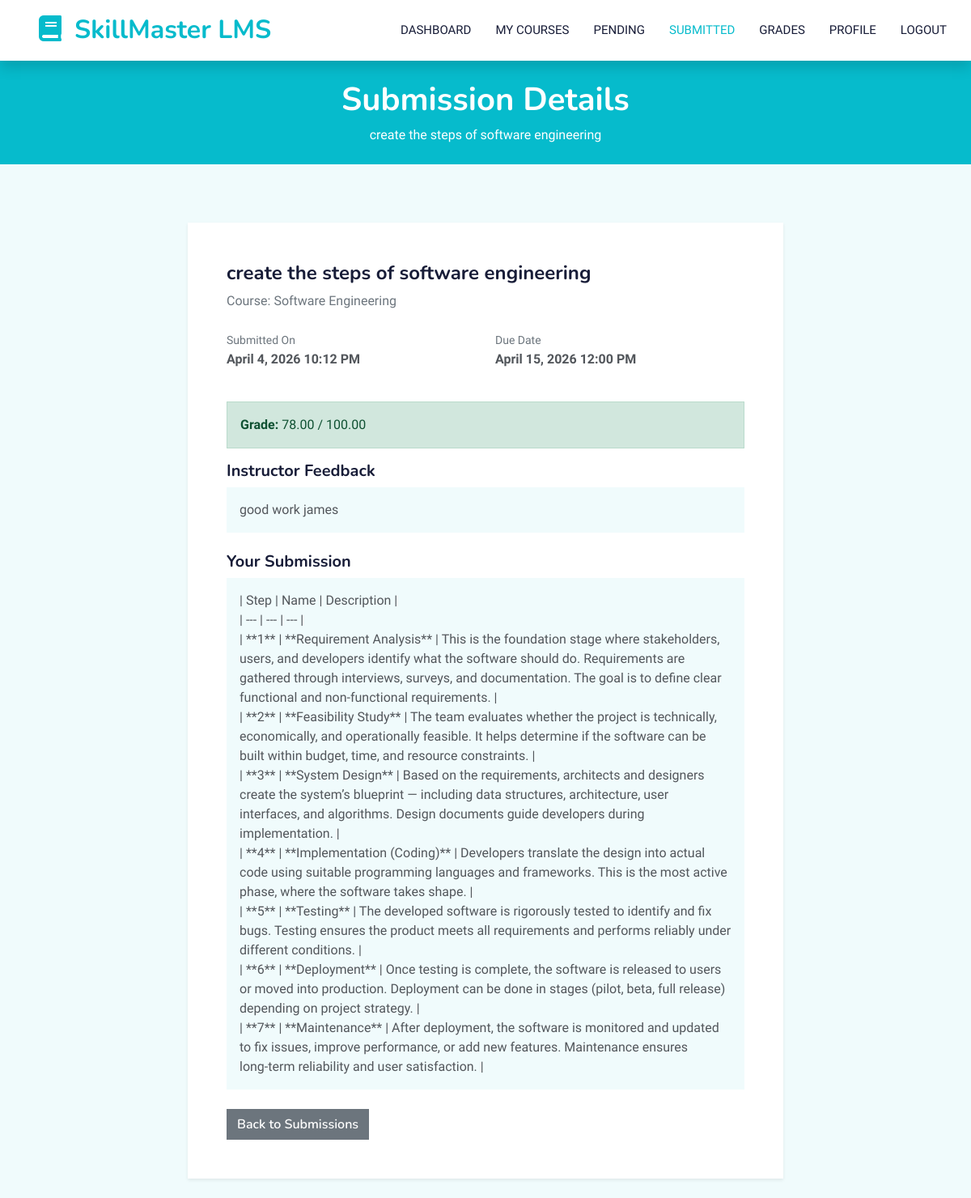
Page /student/assignments/view-submission.php?id=7 (signed in) on the committed database.
### tables this page shows
CREATE TABLE `submissions` (
  `id` bigint(20) NOT NULL,
  `assignment_id` bigint(20) NOT NULL,
  `student_id` bigint(20) NOT NULL,
  `submission_text` text DEFAULT NULL,
  `submitted_at` timestamp NOT NULL DEFAULT current_timestamp(),
  `is_late` tinyint(1) DEFAULT 0,
  `status` enum('submitted','graded','late','resubmitted') DEFAULT 'submitted',
  `grade` decimal(5,2) DEFAULT NULL,
  `feedback` text DEFAULT NULL,
  `graded_by` bigint(20) DEFAULT NULL,
  `graded_at` datetime DEFAULT NULL
);

CREATE TABLE `assignments` (
  `id` bigint(20) NOT NULL,
  `course_id` bigint(20) NOT NULL,
  `instructor_id` bigint(20) DEFAULT NULL,
  `title` varchar(200) NOT NULL,
  `description` text DEFAULT NULL,
  `due_date` datetime NOT NULL,
  `max_points` decimal(5,2) DEFAULT 100.00,
  `created_at` timestamp NOT NULL DEFAULT current_timestamp(),
  `deleted_at` timestamp NULL DEFAULT NULL
);

CREATE TABLE `courses` (
  `id` bigint(20) NOT NULL,
  `title` varchar(200) NOT NULL,
  `slug` varchar(200) NOT NULL,
  `code` varchar(20) NOT NULL,
  `description` text DEFAULT NULL,
  `short_description` varchar(500) DEFAULT NULL,
  `category_id` bigint(20) DEFAULT NULL,
  `instructor_id` bigint(20) DEFAULT NULL,
  `price` decimal(10,2) DEFAULT 0.00,
  `thumbnail` varchar(255) DEFAULT NULL,
  `credits` int(11) DEFAULT 3,
  `start_date` date DEFAULT NULL,
  `end_date` date DEFAULT NULL,
  `status` enum('draft','pending_approval','published','archived','rejected') NOT NULL DEFAULT 'draft',
  `max_students` int(11) DEFAULT 50,
  `enrollment_count` int(11) DEFAULT 0,
  `syllabus` text DEFAULT NULL,
  `created_by` bigint(20) DEFAULT NULL,
  `created_at` timestamp NOT NULL DEFAULT current_timestamp(),
  `updated_at` timestamp NOT NULL DEFAULT current_timestamp() ON UPDATE current_timestamp(),
  `deleted_at` timestamp NULL DEFAULT NULL
);

### src/Database/Connection.php (called while the page is built, shortened)
<?php
class Connection
{
    private static $instance = null;
    private $connection;
    private function __construct()
    {
        try {
            $dsn = sprintf(
                'mysql:host=%s;dbname=%s;charset=%s',
                DB_HOST,
                DB_NAME,
                DB_CHARSET
            );
            $options = [
                PDO::ATTR_ERRMODE => PDO::ERRMODE_EXCEPTION,
                PDO::ATTR_DEFAULT_FETCH_MODE => PDO::FETCH_ASSOC,
                PDO::ATTR_EMULATE_PREPARES => false,
                PDO::MYSQL_ATTR_INIT_COMMAND => "SET NAMES " . DB_CHARSET
            ];
            $this->connection = new PDO($dsn, DB_USER, DB_PASS, $options);
        } catch (PDOException $e) {
            if (DEBUG_MODE) {
                die("Database connection failed: " . $e->getMessage());
            } else {
                error_log("Database connection failed: " . $e->getMessage());
                die("A database error occurred. Please try again later.");
            }
        }
    }
    public static function getInstance()
    {
        if (self::$instance === null) {
            self::$instance = new self();
        }
        return self::$instance;
    }
    public function getConnection()
    {
        return $this->connection;
    }
}

### src/Services/FileUploadService.php (called while the page is built, shortened)
<?php
class FileUploadService
{
    public function __construct($uploadPath = null, $allowedTypes = null, $maxSize = null)
    {
        $this->uploadPath = $uploadPath ?: UPLOAD_PATH;
    }
}

### src/Services/EmailService.php (called while the page is built, shortened)
<?php
class EmailService
{
    public function __construct()
    {
        $this->mail = new PHPMailer(true);
        $this->isConfigured = $this->checkConfiguration();
    }
    private function checkConfiguration()
    {
        return !empty(SMTP_USERNAME) && !empty(SMTP_PASSWORD);
    }
}

### src/Models/Submission.php (called while the page is built, shortened)
<?php
class Submission
{
    private $db;
    private $table = 'submissions';
    public function __construct()
    {
        $this->db = Connection::getInstance()->getConnection();
    }
    public function getById($id)
    {
        $stmt = $this->db->prepare("
            SELECT s.*, a.title as assignment_title, a.max_points, a.due_date,
                   c.title as course_title, c.id as course_id,
                   CONCAT(u.first_name, ' ', u.last_name) as student_name,
                   u.email as student_email,
                   CONCAT(g.first_name, ' ', g.last_name) as grader_name
            FROM {$this->table} s
            LEFT JOIN assignments a ON s.assignment_id = a.id
            LEFT JOIN courses c ON a.course_id = c.id
            LEFT JOIN users u ON s.student_id = u.id
            LEFT JOIN users g ON s.graded_by = g.id
            WHERE s.id = ?
        ");
        $stmt->execute([$id]);
        return $stmt->fetch();
    }
}

### public/student/assignments/view-submission.php (the view, shortened to what this page needs)
<?php
$submissionId = isset($_GET['id']) ? (int)$_GET['id'] : 0;
$submissionModel = new Submission();
$submission = $submissionModel->getById($submissionId);
?>
<!DOCTYPE html>
<html lang="en">
<head>
    <link href="https://cdnjs.cloudflare.com/ajax/libs/font-awesome/5.10.0/css/all.min.css" rel="stylesheet">
    <link href="https://cdn.jsdelivr.net/npm/bootstrap-icons@1.4.1/font/bootstrap-icons.css" rel="stylesheet">
    <link href="../../assets/css/bootstrap.min.css" rel="stylesheet">
    <link href="../../assets/css/style.css" rel="stylesheet">
</head>
<body style="background-color: #F0FBFC;">
    <nav class="navbar navbar-expand-lg bg-white navbar-light shadow sticky-top p-0">
        <a href="../index.php" class="navbar-brand d-flex align-items-center px-4 px-lg-5">
            <h2 class="m-0 text-primary"><i class="fa fa-book me-3"></i><?php echo APP_NAME; ?></h2>
        </a>
        <div class="collapse navbar-collapse" id="navbarCollapse">
            <div class="navbar-nav ms-auto p-4 p-lg-0">
                <a href="../index.php" class="nav-item nav-link">Dashboard</a>
                <a href="../courses/enrolled.php" class="nav-item nav-link">My Courses</a>
                <a href="pending.php" class="nav-item nav-link">Pending</a>
                <a href="submitted.php" class="nav-item nav-link active">Submitted</a>
                <a href="grades.php" class="nav-item nav-link">Grades</a>
                <a href="../profile/index.php" class="nav-item nav-link">Profile</a>
                <a href="../../logout.php" class="nav-item nav-link">Logout</a>
            </div>
        </div>
    </nav>
    <div class="container-fluid bg-primary py-4 mb-5" style="background-color: #06BBCC !important;">
        <div class="container text-center">
            <h1 class="text-white">Submission Details</h1>
            <p class="text-white mb-0"><?php echo htmlspecialchars($submission['assignment_title']); ?></p>
        </div>
    </div>
    <div class="container-xxl py-4">
        <div class="container">
            <div class="row justify-content-center">
                <div class="col-lg-8">
                    <div class="bg-white rounded p-5 shadow-sm">
                        <div class="mb-4">
                            <h4><?php echo htmlspecialchars($submission['assignment_title']); ?></h4>
                            <p class="text-muted">Course: <?php echo htmlspecialchars($submission['course_title']); ?></p>
                        </div>
                        <div class="row mb-4">
                            <div class="col-md-6">
                                <small class="text-muted">Submitted On</small>
                                <p class="fw-bold"><?php echo date('F j, Y g:i A', strtotime($submission['submitted_at'])); ?></p>
                            </div>
                            <div class="col-md-6">
                                <small class="text-muted">Due Date</small>
                                <p class="fw-bold"><?php echo date('F j, Y g:i A', strtotime($submission['due_date'])); ?></p>
                            </div>
                        </div>
                        <?php if ($submission['grade'] !== null): ?>
                            <div class="alert alert-success">
                                <strong>Grade:</strong> <?php echo $submission['grade']; ?> / <?php echo $submission['max_points']; ?>
                            </div>
                        <?php endif; ?>
                        <?php if (!empty($submission['feedback'])): ?>
                            <div class="mb-4">
                                <h5>Instructor Feedback</h5>
                                <div class="bg-light p-3 rounded">
                                    <?php echo nl2br(htmlspecialchars($submission['feedback'])); ?>
                                </div>
                            </div>
                        <?php endif; ?>
                        <?php if (!empty($submission['submission_text'])): ?>
                            <div class="mb-4">
                                <h5>Your Submission</h5>
                                <div class="bg-light p-3 rounded">
                                    <?php echo nl2br(htmlspecialchars($submission['submission_text'])); ?>
                                </div>
                            </div>
                        <?php endif; ?>
                        <div class="d-flex gap-2">
                            <a href="submitted.php" class="btn btn-secondary">Back to Submissions</a>
                        </div>
                    </div>
                </div>
            </div>
        </div>
    </div>
</body>
</html>

### public/assets/css/style.css (style rules this page uses)
:root { --primary: #06BBCC; --light: #F0FBFC; --dark: #181d38; }
.btn { font-family: 'Nunito', sans-serif; font-weight: 600; transition: .5s; }
.btn.btn-primary, .btn.btn-secondary { color: #FFFFFF; }
.navbar-light .navbar-nav .nav-link { margin-right: 30px; padding: 25px 0; color: #FFFFFF; font-size: 15px; text-transform: uppercase; outline: none; }
.navbar-light .navbar-nav .nav-link:hover, .navbar-light .navbar-nav .nav-link.active { color: var(--primary); }
.navbar-light .navbar-brand, .navbar-light a.btn { height: 75px; }
.navbar-light .navbar-nav .nav-link { color: var(--dark); font-weight: 500; }
.navbar-light.sticky-top { top: -100px; transition: .5s; }

### rows in the picture
submissions: assignment.title "create the steps of software engineering", courses.title "Software Engineering", submitted_at "April 4, 2026 10:12 PM", assignment.due_date "April 15, 2026 12:00 PM", grade "78.00", assignment.max_points "100.00", feedback "good work james", submission_text "| Step | Name | Description | | --- | --- | --- | | **1** | **Requirement Analysis** | This is the foundation stage where stakeholders, users, and developers identify what the software should do. Requirements are gathered through interviews, surveys, and documentation. The goal is to define clear functional and non‑functional requirements. | | **2** | **Feasibility Study** | The team evaluates whether the project is technically, economically, and operationally feasible. It helps determine if the software can be built within budget, time, and resource constraints. | | **3** | **System Design** | Based on the requirements, architects and designers create the system’s blueprint — including…"

### other values in the picture
APP_NAME "SkillMaster LMS"
